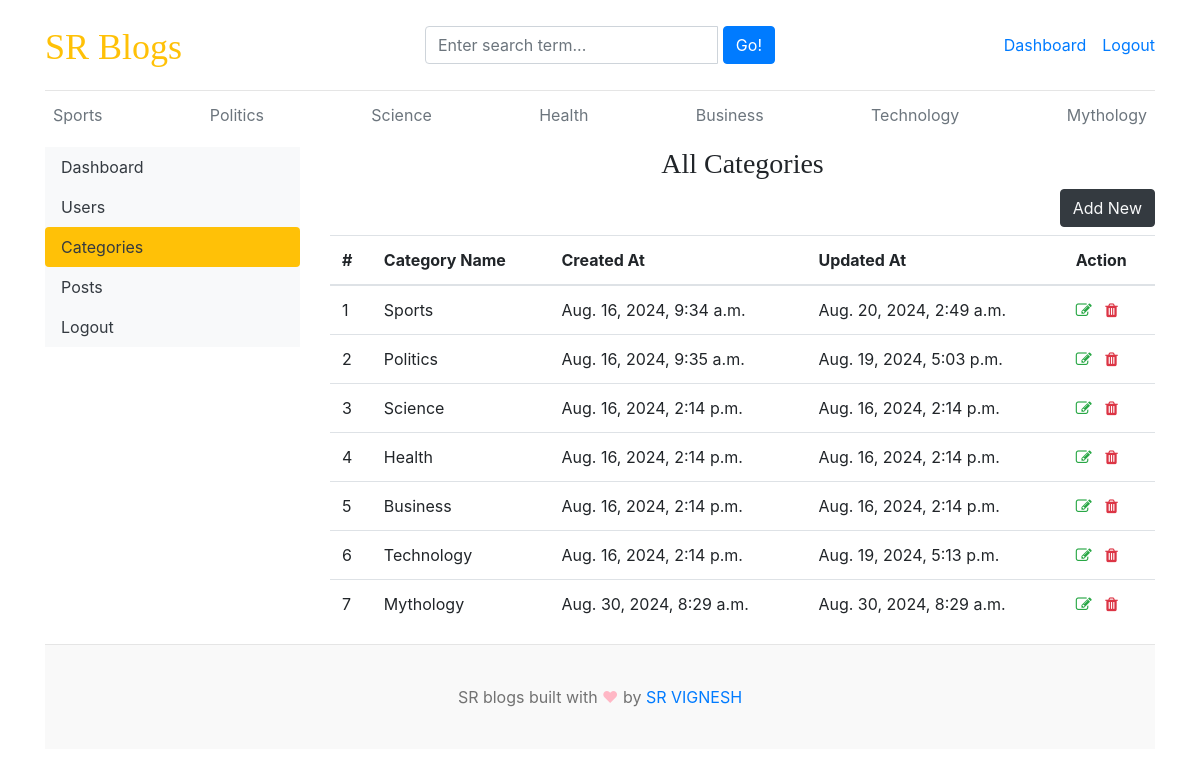
The page /dashboard/categories/ (signed in) on the database as committed earlier.
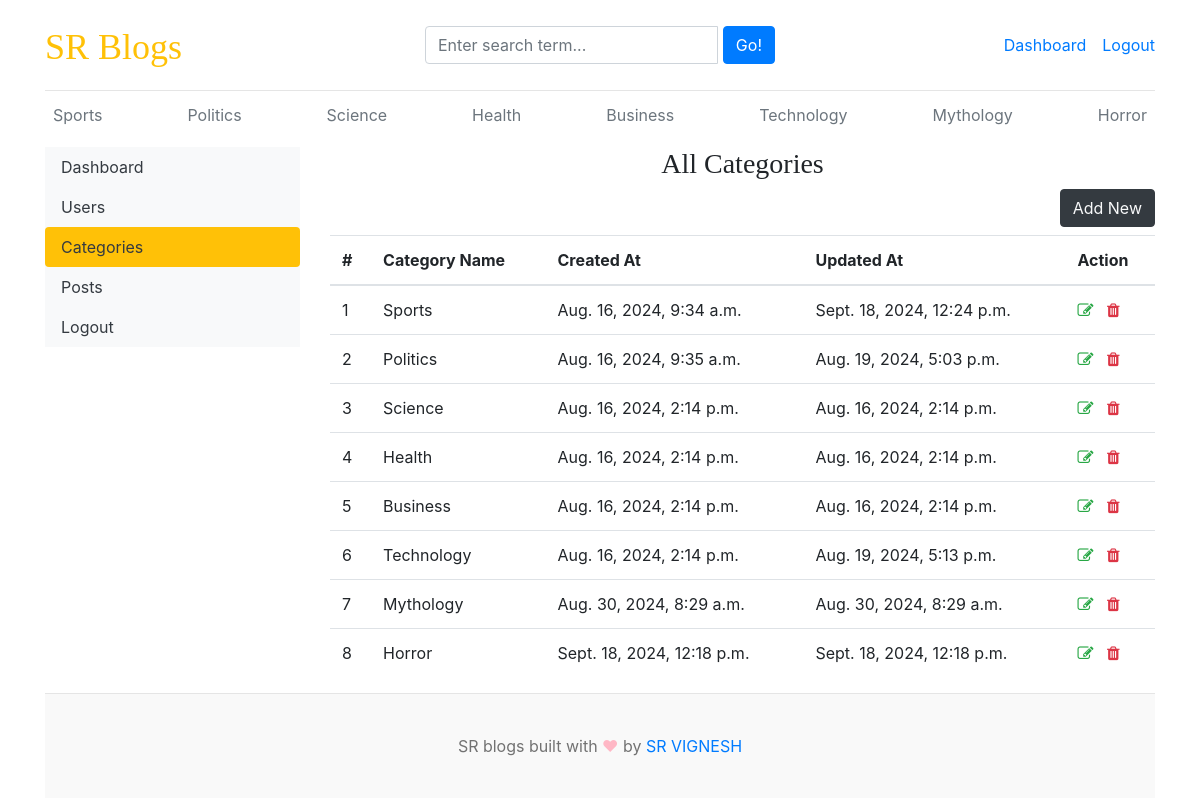
The same page on the database as committed later.
### blogs/models.py (models this page shows)
class Category(models.Model):
    category_name=models.CharField(max_length=50,unique=True)
    created_at=models.DateTimeField(auto_now_add=True)
    updated_at=models.DateTimeField(auto_now=True)
    class Meta:
        verbose_name_plural='categories'
    def __str__(self):
        return self.category_name

### dashboards/views.py (the view)
# urls.py: path('categories/',views.categories,name='categories'),
@login_required(login_url='login')
def categories(request):
    return render(request,'dashboard/categories.html')

### blogs/context_processors.py (called while the page is built)
def get_categories(request):
    categories=Category.objects.all()
    return dict(categories=categories)

def get_social_links(request):
    social_links=SocialLink.objects.all()
    return dict(social_links=social_links)

### templates/dashboard/categories.html (shortened to what this page needs)
{% extends 'base.html' %}
{% block content %}
<div class="row">
    {% include 'dashboard/sidebar.html' %}
     <div class="col-md-9">
        <h3 class="text-center">All Categories</h3>
        <a href="{% url 'add_category' %}" class="btn btn-dark text-light float-right mb-2">Add New</a>
        <table class="table table-hover">
            <thead>
              <tr>
                <th>#</th>
                <th>Category Name</th>
                <th>Created At</th>
                <th>Updated At</th>
                <th>Action</th>
              </tr>
            </thead>
            <tbody>
            {% for category in categories %}
              <tr>
                <td>{{ forloop.counter }}</td>
                <td>{{ category }}</td>
                <td>{{ category.created_at }}</td>
                <td>{{ category.updated_at }}</td>
                <td>
                  {% if user.is_staff %}
                    <a href="{% url 'edit_category' category.id %}"><i class="fa fa-edit text-success"></i></a>
                <a href="#" onclick="showDeleteModal({{ category.id }}); return false;">
                  <i class="fa fa-trash text-danger"></i>
                </a>
                   {% else %}
                  <i class="fa fa-ban fa-fw text-danger"></i>
                  {% endif %}
                </td>
              </tr>
            {% endfor %}
            </tbody>
          </table>
     </div>
</div>
{% endblock %}

### templates/base.html (shortened to what this page needs)
{% load static %}
<!DOCTYPE html>
<html lang="en">
<head>
    <link href="https://getbootstrap.com/docs/4.0/dist/css/bootstrap.min.css" rel="stylesheet">
    <link href="{% static 'css/blog.css' %}" rel="stylesheet">
    <link rel="stylesheet" href="https://stackpath.bootstrapcdn.com/bootstrap/4.5.2/css/bootstrap.min.css">
    <link rel="stylesheet" href="https://cdnjs.cloudflare.com/ajax/libs/font-awesome/5.15.4/css/all.min.css">
    <link rel="stylesheet" href="https://cdnjs.cloudflare.com/ajax/libs/font-awesome/4.7.0/css/font-awesome.min.css">
  </head>
<body>
    <div class="container">
      <header class="blog-header py-3">
        <div class="row flex-nowrap justify-content-between align-items-center">
          <div class="col-4 pt-1">
            <a class="blog-header-logo text-warning" href="/">SR Blogs</a>
          </div>
          <div class="col-4">
            <form action="{% url 'search' %}" method="GET">
                <div class="input-group">
                    <input class="form-control" type="text" name="keyword" value="{{ keyword }}" placeholder="Enter search term..." aria-label="Enter search term..." aria-describedby="button-search" />&nbsp;
                    <button type="submit" class="btn btn-primary" id="button-search" type="button">Go!</button>
                </div>
            </form>
          </div>
          <div class="col-4 d-flex justify-content-end align-items-center">
            {% if not user.is_authenticated %}
            <a class="btn btn-sm btn-warning" href="{% url 'login' %}">Login</a> &nbsp;
            <a class="btn btn-sm btn-outline-secondary" href="{% url 'register' %}">Register</a>
            {% else %}
            <span><a href="{% url 'dashboard' %}">Dashboard</a></span>
            <span><a href="{% url 'logout' %}">Logout</a></span>
            {% endif %}
          </div>
        </div>
      </header>
      <div class="nav-scroller py-1 mb-2">
        <nav class="nav d-flex justify-content-between">
          {% for category in categories %}
          <a class="p-2 text-muted" href="{% url 'posts_by_category' category.id %}">{{ category.category_name }}</a>
          {% endfor %}
        </nav>
      </div>
{% block content %}
{% endblock %}
<footer class="blog-footer">
    <p>SR blogs built with <span style="color:#FFB7C5;">&#9829;</span> by <a href="#">SR VIGNESH</a></p>
  </footer>
  </body>
  </html>

Rows that differ between the two databases and show on the page:
changed Category "Sports": updated_at "Aug. 20, 2024, 2:49 a.m." → "Sept. 18, 2024, 12:24 p.m."
added Category: category_name "Horror", created_at "Sept. 18, 2024, 12:18 p.m.", updated_at "Sept. 18, 2024, 12:18 p.m."
